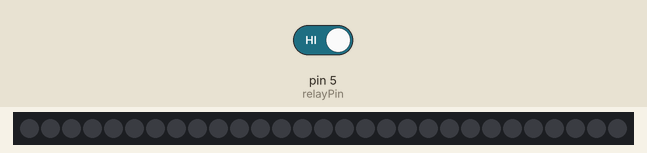
Simulated run of this sketch. Board: Arduino Uno, built for the host (arithmetic inside an expression is 32-bit, double 64-bit). Parts: 29 RGB LEDs in strip order, left to right. The test bench sets the inputs (shaded band); at power-on: pin 5 (relayPin) HIGH. Storage starts empty; the audio player accepts every command and is not drawn.

Above: at 1.2 s.
1.3 s: pin 5 (relayPin) driven LOW
At 2.65 s:
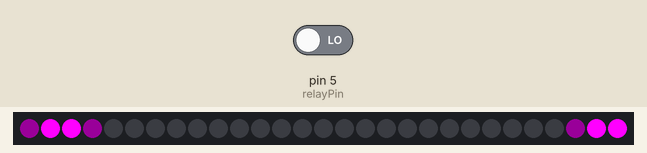
3.7 s: pin 5 (relayPin) driven HIGH
At 4.9 s:
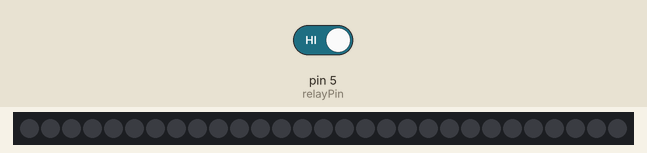
5.2 s: pin 5 (relayPin) driven LOW
At 6.26 s:
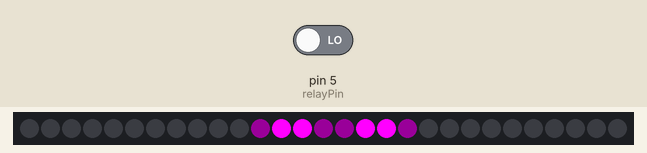
Timing chart, 0 to 8.2 s (numbered marks = the images above; inputs shaded):
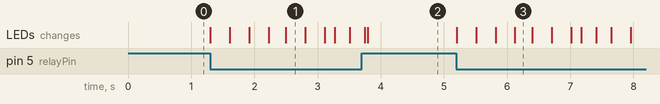

The sketch:

lightshow_and_music.ino
```cpp
#include <SD.h>
#include <TMRpcm.h>
#include <SPI.h>
#include "FastLED.h"
#define NUM_LEDS 29
#define sdPin 10
CRGB leds[NUM_LEDS];
#define PIN 7

int relayPin = 5;

TMRpcm tmrpcm;
void setup() {
  tmrpcm.speakerPin = 9;
  SD.begin(sdPin);
 FastLED.addLeds<WS2811, PIN, GRB>(leds, NUM_LEDS).setCorrection( TypicalLEDStrip );
 FastLED.clear();
 FastLED.show();
}

// *** REPLACE FROM HERE ***
void loop() {
  if(digitalRead(relayPin) == LOW){
  if(tmrpcm.isPlaying()==0){
    tmrpcm.setVolume(5);
    tmrpcm.play("kendrick.wav");
  }
  NewKITT(255, 0, 255, 2, 10, 50);


}
 FastLED.clear();
 FastLED.show();
}


void NewKITT(byte red, byte green, byte blue, int EyeSize, int SpeedDelay, int ReturnDelay){
  RightToLeft(red, green, blue, EyeSize, SpeedDelay, ReturnDelay);
  LeftToRight(red, green, blue, EyeSize, SpeedDelay, ReturnDelay);
  OutsideToCenter(red, green, blue, EyeSize, SpeedDelay, ReturnDelay);
  CenterToOutside(red, green, blue, EyeSize, SpeedDelay, ReturnDelay);
  LeftToRight(red, green, blue, EyeSize, SpeedDelay, ReturnDelay);
  RightToLeft(red, green, blue, EyeSize, SpeedDelay, ReturnDelay);
  OutsideToCenter(red, green, blue, EyeSize, SpeedDelay, ReturnDelay);
  CenterToOutside(red, green, blue, EyeSize, SpeedDelay, ReturnDelay);
}

void CenterToOutside(byte red, byte green, byte blue, int EyeSize, int SpeedDelay, int ReturnDelay) {
  for(int i =((NUM_LEDS-EyeSize)/2); i>=0; i--) {
    setAll(0,0,0);

    setPixel(i, red/10, green/10, blue/10);
    for(int j = 1; j <= EyeSize; j++) {
      setPixel(i+j, red, green, blue);
    }
    setPixel(i+EyeSize+1, red/10, green/10, blue/10);

    setPixel(NUM_LEDS-i, red/10, green/10, blue/10);
    for(int j = 1; j <= EyeSize; j++) {
      setPixel(NUM_LEDS-i-j, red, green, blue);
    }
    setPixel(NUM_LEDS-i-EyeSize-1, red/10, green/10, blue/10);

    showStrip();
    delay(SpeedDelay);
  }
  delay(ReturnDelay);
}

void OutsideToCenter(byte red, byte green, byte blue, int EyeSize, int SpeedDelay, int ReturnDelay) {
  for(int i = 0; i<=((NUM_LEDS-EyeSize)/2); i++) {
    setAll(0,0,0);

    setPixel(i, red/10, green/10, blue/10);
    for(int j = 1; j <= EyeSize; j++) {
      setPixel(i+j, red, green, blue);
    }
    setPixel(i+EyeSize+1, red/10, green/10, blue/10);

    setPixel(NUM_LEDS-i, red/10, green/10, blue/10);
    for(int j = 1; j <= EyeSize; j++) {
      setPixel(NUM_LEDS-i-j, red, green, blue);
    }
    setPixel(NUM_LEDS-i-EyeSize-1, red/10, green/10, blue/10);

    showStrip();
    delay(SpeedDelay);
  }
  delay(ReturnDelay);
}

void LeftToRight(byte red, byte green, byte blue, int EyeSize, int SpeedDelay, int ReturnDelay) {
  for(int i = 0; i < NUM_LEDS-EyeSize-2; i++) {
    setAll(0,0,0);
    setPixel(i, red/10, green/10, blue/10);
    for(int j = 1; j <= EyeSize; j++) {
      setPixel(i+j, red, green, blue);
    }
    setPixel(i+EyeSize+1, red/10, green/10, blue/10);
    showStrip();
    delay(SpeedDelay);
  }
  delay(ReturnDelay);
}

void RightToLeft(byte red, byte green, byte blue, int EyeSize, int SpeedDelay, int ReturnDelay) {
  for(int i = NUM_LEDS-EyeSize-2; i > 0; i--) {
    setAll(0,0,0);
    setPixel(i, red/10, green/10, blue/10);
    for(int j = 1; j <= EyeSize; j++) {
      setPixel(i+j, red, green, blue);
    }
    setPixel(i+EyeSize+1, red/10, green/10, blue/10);
    showStrip();
    delay(SpeedDelay);
  }
  delay(ReturnDelay);
}
// *** REPLACE TO HERE ***

void showStrip() {
 #ifdef ADAFRUIT_NEOPIXEL_H
   // NeoPixel
   strip.show();
 #endif
 #ifndef ADAFRUIT_NEOPIXEL_H
   // FastLED
   FastLED.show();
 #endif
}

void setPixel(int Pixel, byte red, byte green, byte blue) {
 #ifdef ADAFRUIT_NEOPIXEL_H
   // NeoPixel
   strip.setPixelColor(Pixel, strip.Color(red, green, blue));
 #endif
 #ifndef ADAFRUIT_NEOPIXEL_H
   // FastLED
   leds[Pixel].r = red;
   leds[Pixel].g = green;
   leds[Pixel].b = blue;
 #endif
}

void setAll(byte red, byte green, byte blue) {
  for(int i = 0; i < NUM_LEDS; i++ ) {
    setPixel(i, red, green, blue);
  }
  showStrip();
}
```

Measured:
- after the input at 1.3 s, the LEDs: first change at once (image 1 shows a later state)
- after the input at 3.7 s, the LEDs: first differ from a run without the input after 0.10 s (image 2)
- after the input at 5.2 s, the LEDs: first change at once (image 3 shows a later state)
